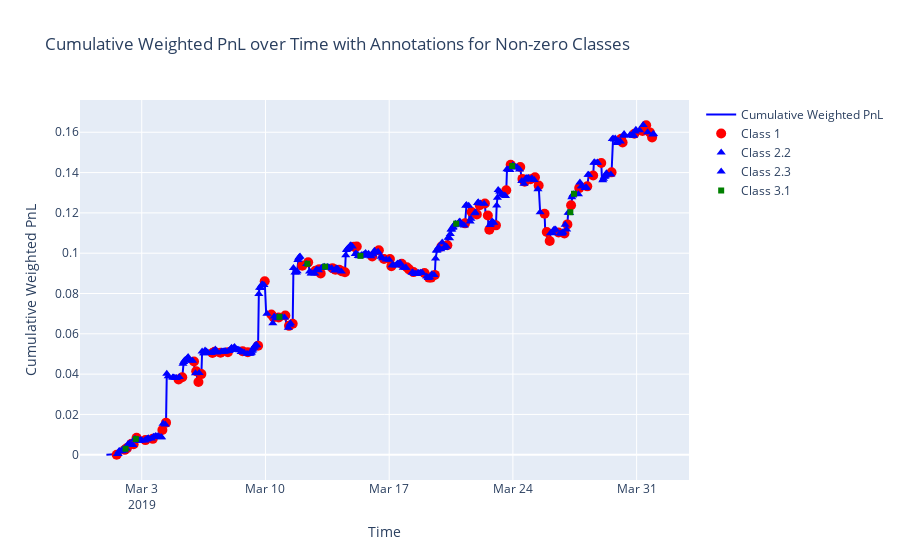

Notebook source saved alongside this figure:
### Code cell
# Define shape and color map for different classes
class_marker_map = {
    '1': {'color': 'red', 'symbol': 'circle', 'size': 10},
    '2.1': {'color': 'blue', 'symbol': 'triangle-up', 'size': 8},
    '2.2': {'color': 'blue', 'symbol': 'triangle-up', 'size': 8},
    '2.3': {'color': 'blue', 'symbol': 'triangle-up', 'size': 8},
    '3.1': {'color': 'green', 'symbol': 'square', 'size': 6},
    '3.2': {'color': 'green', 'symbol': 'square', 'size': 6},
    '3.3': {'color': 'green', 'symbol': 'square', 'size': 6}
}

# Create the plot
fig = go.Figure()

# Add the cumulative weighted PnL line
fig.add_trace(go.Scatter(
    x=strategy_result_copy['ts_hour'],
    y=strategy_result_copy['cumulative_weighted_pnl'],
    mode='lines',
    name='Cumulative Weighted PnL',
    line=dict(color='blue')
))

# Add Class and Weight points to the plot
for class_type in strategy_result_copy['class'].unique():
    if class_type not in class_marker_map:
        continue
    class_df = strategy_result_copy[strategy_result_copy['class'] == class_type]
    marker = class_marker_map[str(class_type)]
    fig.add_trace(go.Scatter(
        x=class_df['ts_hour'],
        y=class_df['cumulative_weighted_pnl'],
        mode='markers',
        name=f'Class {class_type}',
        marker=dict(color=marker['color'], symbol=marker['symbol'], size=marker['size']),
        text=[f"Class: {row['class']}<br>Weight: {row['weight']:.2f}" for index, row in class_df.iterrows()],
        hoverinfo='text'
    ))

# Update layout
fig.update_layout(
    title='Cumulative Weighted PnL over Time with Annotations for Non-zero Classes',
    xaxis_title='Time',
    yaxis_title='Cumulative Weighted PnL',
    # template='plotly_white'
)

# Show the plot
fig.show()

### Figure 1 — Plotly figure (JSON) as saved in the notebook; plotly's stock layout.template omitted (floating-point values rounded to 4 significant figures; data arrays with more than 128 entries replaced by an {"elided": "..."} marker saying what was removed)
{"data": [{"line": {"color": "blue"}, "mode": "lines", "name": "Cumulative Weighted PnL", "type": "scatter", "x": {"elided": "739 str values"}, "y": {"elided": "739 float values"}}, {"hoverinfo": "text", "marker": {"color": "red", "size": 10, "symbol": "circle"}, "mode": "markers", "name": "Class 1", "text": ["Class: 1<br>Weight: 1.00", "Class: 1<br>Weight: 1.00", "Class: 1<br>Weight: 1.00", "Class: 1<br>Weight: 1.00", "Class: 1<br>Weight: 1.00", "Class: 1<br>Weight: 1.00", "Class: 1<br>Weight: 1.00", "Class: 1<br>Weight: 1.00", "Class: 1<br>Weight: 1.00", "Class: 1<br>Weight: 1.00", "Class: 1<br>Weight: 1.00", "Class: 1<br>Weight: 1.00", "Class: 1<br>Weight: 1.00", "Class: 1<br>Weight: 1.00", "Class: 1<br>Weight: 1.00", "Class: 1<br>Weight: 1.00", "Class: 1<br>Weight: 1.00", "Class: 1<br>Weight: 1.00", "Class: 1<br>Weight: 1.00", "Class: 1<br>Weight: 1.00", "Class: 1<br>Weight: 1.00", "Class: 1<br>Weight: 1.00", "Class: 1<br>Weight: 1.00", "Class: 1<br>Weight: 1.00", "Class: 1<br>Weight: 1.00", "Class: 1<br>Weight: 1.00", "Class: 1<br>Weight: 1.00", "Class: 1<br>Weight: 1.00", "Class: 1<br>Weight: 1.00", "Class: 1<br>Weight: 1.00", "Class: 1<br>Weight: 1.00", "Class: 1<br>Weight: 1.00", "Class: 1<br>Weight: 1.00", "Class: 1<br>Weight: 1.00", "Class: 1<br>Weight: 1.00", "Class: 1<br>Weight: 1.00", "Class: 1<br>Weight: 1.00", "Class: 1<br>Weight: 1.00", "Class: 1<br>Weight: 1.00", "Class: 1<br>Weight: 1.00", "Class: 1<br>Weight: 1.00", "Class: 1<br>Weight: 1.00", "Class: 1<br>Weight: 1.00", "Class: 1<br>Weight: 1.00", "Class: 1<br>Weight: 1.00", "Class: 1<br>Weight: 1.00", "Class: 1<br>Weight: 1.00", "Class: 1<br>Weight: 1.00", "Class: 1<br>Weight: 1.00", "Class: 1<br>Weight: 1.00", "Class: 1<br>Weight: 1.00", "Class: 1<br>Weight: 1.00", "Class: 1<br>Weight: 1.00", "Class: 1<br>Weight: 1.00", "Class: 1<br>Weight: 1.00", "Class: 1<br>Weight: 1.00", "Class: 1<br>Weight: 1.00", "Class: 1<br>Weight: 1.00", "Class: 1<br>Weight: 1.00", "Class: 1<br>Weight: 1.00", "Class: 1<br>Weight: 1.00", "Class: 1<br>Weight: 1.00", "Class: 1<br>Weight: 1.00", "Class: 1<br>Weight: 1.00", "Class: 1<br>Weight: 1.00", "Class: 1<br>Weight: 1.00", "Class: 1<br>Weight: 1.00", "Class: 1<br>Weight: 1.00", "Class: 1<br>Weight: 1.00", "Class: 1<br>Weight: 1.00", "Class: 1<br>Weight: 1.00", "Class: 1<br>Weight: 1.00", "Class: 1<br>Weight: 1.00", "Class: 1<br>Weight: 1.00", "Class: 1<br>Weight: 1.00", "Class: 1<br>Weight: 1.00", "Class: 1<br>Weight: 1.00", "Class: 1<br>Weight: 1.00", "Class: 1<br>Weight: 1.00", "Class: 1<br>Weight: 1.00", "Class: 1<br>Weight: 1.00", "Class: 1<br>Weight: 1.00", "Class: 1<br>Weight: 1.00", "Class: 1<br>Weight: 1.00", "Class: 1<br>Weight: 1.00", "Class: 1<br>Weight: 1.00", "Class: 1<br>Weight: 1.00", "Class: 1<br>Weight: 1.00", "Class: 1<br>Weight: 1.00", "Class: 1<br>Weight: 1.00", "Class: 1<br>Weight: 1.00", "Class: 1<br>Weight: 1.00"], "type": "scatter", "x": ["2019-03-01T14:00:00", "2019-03-02T01:00:00", "2019-03-02T04:00:00", "2019-03-02T10:00:00", "2019-03-02T13:00:00", "2019-03-02T17:00:00", "2019-03-03T05:00:00", "2019-03-03T15:00:00", "2019-03-04T04:00:00", "2019-03-04T09:00:00", "2019-03-05T02:00:00", "2019-03-05T07:00:00", "2019-03-05T23:00:00", "2019-03-06T02:00:00", "2019-03-06T05:00:00", "2019-03-06T09:00:00", "2019-03-07T00:00:00", "2019-03-07T03:00:00", "2019-03-07T11:00:00", "2019-03-07T21:00:00", "2019-03-08T17:00:00", "2019-03-09T00:00:00", "2019-03-09T14:00:00", "2019-03-09T23:00:00", "2019-03-10T08:00:00", "2019-03-10T11:00:00", "2019-03-10T18:00:00", "2019-03-11T03:00:00", "2019-03-11T08:00:00", "2019-03-11T13:00:00", "2019-03-12T02:00:00", "2019-03-12T10:00:00", "2019-03-12T20:00:00", "2019-03-13T01:00:00", "2019-03-13T03:00:00", "2019-03-13T19:00:00", "2019-03-13T23:00:00", "2019-03-14T04:00:00", "2019-03-14T08:00:00", "2019-03-14T12:00:00", "2019-03-15T00:00:00", "2019-03-15T04:00:00", "2019-03-16T01:00:00", "2019-03-16T10:00:00", "2019-03-16T17:00:00", "2019-03-17T01:00:00", "2019-03-17T03:00:00", "2019-03-17T17:00:00", "2019-03-18T00:00:00", "2019-03-18T03:00:00", "2019-03-18T09:00:00", "2019-03-19T00:00:00", "2019-03-19T06:00:00", "2019-03-19T09:00:00", "2019-03-19T14:00:00", "2019-03-19T23:00:00", "2019-03-20T07:00:00", "2019-03-21T07:00:00", "2019-03-21T16:00:00", "2019-03-21T23:00:00", "2019-03-22T03:00:00", "2019-03-22T10:00:00", "2019-03-22T14:00:00", "2019-03-22T16:00:00", "2019-03-23T01:00:00", "2019-03-23T15:00:00", "2019-03-23T21:00:00", "2019-03-24T10:00:00", "2019-03-24T13:00:00", "2019-03-24T16:00:00", "2019-03-25T00:00:00", "2019-03-25T06:00:00", "2019-03-25T11:00:00", "2019-03-25T19:00:00", "2019-03-25T22:00:00", "2019-03-26T02:00:00", "2019-03-26T14:00:00", "2019-03-26T22:00:00", "2019-03-27T02:00:00", "2019-03-27T07:00:00", "2019-03-27T18:00:00", "2019-03-28T05:00:00", "2019-03-28T13:00:00", "2019-03-29T00:00:00", "2019-03-29T14:00:00", "2019-03-30T03:00:00", "2019-03-30T05:00:00", "2019-03-30T21:00:00", "2019-03-31T08:00:00", "2019-03-31T13:00:00", "2019-03-31T18:00:00", "2019-03-31T21:00:00"], "y": [0, 0.002425, 0.003287, 0.005422, 0.00525, 0.008454, 0.007262, 0.007884, 0.01231, 0.01593, 0.03732, 0.03845, 0.04626, 0.04141, 0.0361, 0.04001, 0.05045, 0.05109, 0.05058, 0.05085, 0.05138, 0.05091, 0.05409, 0.08604, 0.06958, 0.06827, 0.06812, 0.06906, 0.06396, 0.06499, 0.09382, 0.09546, 0.09135, 0.09209, 0.08999, 0.09258, 0.09179, 0.09184, 0.09099, 0.09056, 0.1032, 0.1033, 0.0984, 0.1014, 0.09711, 0.09714, 0.09357, 0.0948, 0.09304, 0.09199, 0.09061, 0.09012, 0.08788, 0.08788, 0.08922, 0.1034, 0.1039, 0.1148, 0.1204, 0.1193, 0.1238, 0.1247, 0.1187, 0.1116, 0.1138, 0.1313, 0.1438, 0.1427, 0.1369, 0.1354, 0.1367, 0.1377, 0.1336, 0.1196, 0.1105, 0.106, 0.1102, 0.1098, 0.1143, 0.1238, 0.1323, 0.1332, 0.1386, 0.1448, 0.1401, 0.1568, 0.1549, 0.1593, 0.1607, 0.1635, 0.1599, 0.1574]}, {"hoverinfo": "text", "marker": {"color": "blue", "size": 8, "symbol": "triangle-up"}, "mode": "markers", "name": "Class 2.2", "text": ["Class: 2.2<br>Weight: 0.20", "Class: 2.2<br>Weight: 0.20", "Class: 2.2<br>Weight: 0.20", "Class: 2.2<br>Weight: 0.20", "Class: 2.2<br>Weight: 0.20", "Class: 2.2<br>Weight: 0.20", "Class: 2.2<br>Weight: 0.20", "Class: 2.2<br>Weight: 0.20", "Class: 2.2<br>Weight: 0.20", "Class: 2.2<br>Weight: 0.20", "Class: 2.2<br>Weight: 0.20", "Class: 2.2<br>Weight: 0.20", "Class: 2.2<br>Weight: 0.20", "Class: 2.2<br>Weight: 0.20", "Class: 2.2<br>Weight: 0.20", "Class: 2.2<br>Weight: 0.20", "Class: 2.2<br>Weight: 0.20", "Class: 2.2<br>Weight: 0.20", "Class: 2.2<br>Weight: 0.20", "Class: 2.2<br>Weight: 0.20", "Class: 2.2<br>Weight: 0.20", "Class: 2.2<br>Weight: 0.20", "Class: 2.2<br>Weight: 0.20", "Class: 2.2<br>Weight: 0.20", "Class: 2.2<br>Weight: 0.20", "Class: 2.2<br>Weight: 0.20", "Class: 2.2<br>Weight: 0.20", "Class: 2.2<br>Weight: 0.20", "Class: 2.2<br>Weight: 0.20", "Class: 2.2<br>Weight: 0.20", "Class: 2.2<br>Weight: 0.20", "Class: 2.2<br>Weight: 0.20", "Class: 2.2<br>Weight: 0.20", "Class: 2.2<br>Weight: 0.20", "Class: 2.2<br>Weight: 0.20", "Class: 2.2<br>Weight: 0.20", "Class: 2.2<br>Weight: 0.20", "Class: 2.2<br>Weight: 0.20", "Class: 2.2<br>Weight: 0.20", "Class: 2.2<br>Weight: 0.20", "Class: 2.2<br>Weight: 0.20", "Class: 2.2<br>Weight: 0.20", "Class: 2.2<br>Weight: 0.20", "Class: 2.2<br>Weight: 0.20", "Class: 2.2<br>Weight: 0.20", "Class: 2.2<br>Weight: 0.20", "Class: 2.2<br>Weight: 0.20", "Class: 2.2<br>Weight: 0.20", "Class: 2.2<br>Weight: 0.20", "Class: 2.2<br>Weight: 0.20", "Class: 2.2<br>Weight: 0.20", "Class: 2.2<br>Weight: 0.20", "Class: 2.2<br>Weight: 0.20", "Class: 2.2<br>Weight: 0.20"], "type": "scatter", "x": ["2019-03-01T15:00:00", "2019-03-02T03:00:00", "2019-03-02T05:00:00", "2019-03-02T14:00:00", "2019-03-03T06:00:00", "2019-03-03T16:00:00", "2019-03-04T05:00:00", "2019-03-04T10:00:00", "2019-03-05T03:00:00", "2019-03-05T08:00:00", "2019-03-06T06:00:00", "2019-03-06T10:00:00", "2019-03-07T01:00:00", "2019-03-07T04:00:00", "2019-03-07T12:00:00", "2019-03-07T22:00:00", "2019-03-09T15:00:00", "2019-03-10T12:00:00", "2019-03-11T09:00:00", "2019-03-11T14:00:00", "2019-03-12T08:00:00", "2019-03-12T21:00:00", "2019-03-13T04:00:00", "2019-03-14T00:00:00", "2019-03-14T13:00:00", "2019-03-15T10:00:00", "2019-03-16T02:00:00", "2019-03-17T04:00:00", "2019-03-19T07:00:00", "2019-03-19T10:00:00", "2019-03-19T15:00:00", "2019-03-20T00:00:00", "2019-03-20T08:00:00", "2019-03-21T08:00:00", "2019-03-22T00:00:00", "2019-03-22T04:00:00", "2019-03-22T17:00:00", "2019-03-23T02:00:00", "2019-03-23T16:00:00", "2019-03-24T00:00:00", "2019-03-24T17:00:00", "2019-03-25T01:00:00", "2019-03-26T03:00:00", "2019-03-26T23:00:00", "2019-03-27T03:00:00", "2019-03-27T08:00:00", "2019-03-27T19:00:00", "2019-03-28T06:00:00", "2019-03-28T14:00:00", "2019-03-29T15:00:00", "2019-03-30T06:00:00", "2019-03-30T22:00:00", "2019-03-31T09:00:00", "2019-03-31T22:00:00"], "y": [0.0003109, 0.003067, 0.00506, 0.007709, 0.007507, 0.00891, 0.01542, 0.04019, 0.03862, 0.04509, 0.04052, 0.05123, 0.0514, 0.05227, 0.05111, 0.05153, 0.07973, 0.06864, 0.06444, 0.0926, 0.09462, 0.09179, 0.09261, 0.09244, 0.099, 0.0988, 0.0994, 0.09402, 0.08811, 0.08952, 0.09735, 0.1053, 0.1076, 0.1235, 0.1249, 0.1246, 0.1139, 0.1237, 0.1417, 0.1437, 0.1364, 0.1369, 0.1098, 0.1141, 0.1201, 0.1277, 0.1351, 0.139, 0.1449, 0.1567, 0.1583, 0.1604, 0.1636, 0.1589]}, {"hoverinfo": "text", "marker": {"color": "blue", "size": 8, "symbol": "triangle-up"}, "mode": "markers", "name": "Class 2.3", "text": {"elided": "274 str values"}, "type": "scatter", "x": {"elided": "274 str values"}, "y": {"elided": "274 float values"}}, {"hoverinfo": "text", "marker": {"color": "green", "size": 6, "symbol": "square"}, "mode": "markers", "name": "Class 3.1", "text": ["Class: 3.1<br>Weight: 0.15", "Class: 3.1<br>Weight: 0.15", "Class: 3.1<br>Weight: 0.15", "Class: 3.1<br>Weight: 0.15", "Class: 3.1<br>Weight: 0.15", "Class: 3.1<br>Weight: 0.15", "Class: 3.1<br>Weight: 0.15", "Class: 3.1<br>Weight: 0.15", "Class: 3.1<br>Weight: 0.15", "Class: 3.1<br>Weight: 0.15"], "type": "scatter", "x": ["2019-03-02T02:00:00", "2019-03-02T16:00:00", "2019-03-10T19:00:00", "2019-03-12T09:00:00", "2019-03-13T09:00:00", "2019-03-15T09:00:00", "2019-03-20T19:00:00", "2019-03-23T23:00:00", "2019-03-27T06:00:00", "2019-03-27T11:00:00"], "y": [0.002961, 0.00784, 0.06843, 0.09476, 0.09334, 0.09869, 0.1147, 0.1433, 0.1203, 0.1295]}], "layout": {"title": {"text": "Cumulative Weighted PnL over Time with Annotations for Non-zero Classes"}, "xaxis": {"title": {"text": "Time"}}, "yaxis": {"title": {"text": "Cumulative Weighted PnL"}}}}
